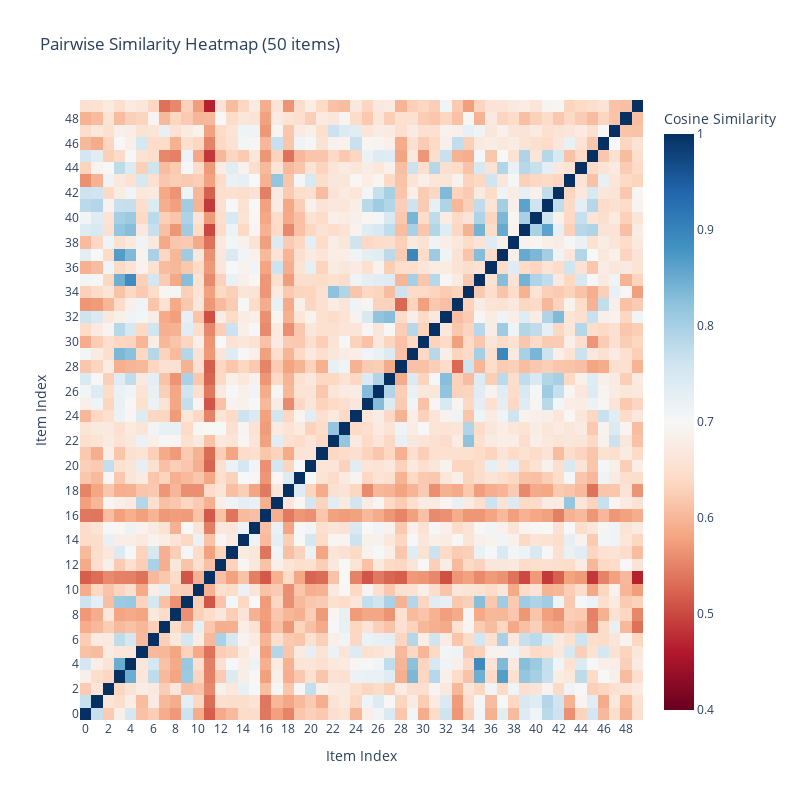

The notebook cell this image was saved under:
### Code cell
# Visualize pairwise similarities as a heatmap
# This shows which items are similar to each other
# Darker red = more similar, darker blue = less similar

sim_matrix = visualize_similarity_heatmap(
    emb, 
    indices=None,  # Uses first 50 items by default
    labels=true_labels,
    max_items=50
)

### Figure 1 — Plotly figure (JSON) as saved in the notebook; plotly's stock layout.template omitted (floating-point values rounded to 4 significant figures; data arrays with more than 128 entries replaced by an {"elided": "..."} marker saying what was removed)
{"data": [{"colorbar": {"title": {"text": "Cosine Similarity"}}, "colorscale": [[0, "rgb(103,0,31)"], [0.1, "rgb(178,24,43)"], [0.2, "rgb(214,96,77)"], [0.3, "rgb(244,165,130)"], [0.4, "rgb(253,219,199)"], [0.5, "rgb(247,247,247)"], [0.6, "rgb(209,229,240)"], [0.7, "rgb(146,197,222)"], [0.8, "rgb(67,147,195)"], [0.9, "rgb(33,102,172)"], [1, "rgb(5,48,97)"]], "type": "heatmap", "x": ["0", "1", "2", "3", "4", "5", "6", "7", "8", "9", "10", "11", "12", "13", "14", "15", "16", "17", "18", "19", "20", "21", "22", "23", "24", "25", "26", "27", "28", "29", "30", "31", "32", "33", "34", "35", "36", "37", "38", "39", "40", "41", "42", "43", "44", "45", "46", "47", "48", "49"], "y": ["0", "1", "2", "3", "4", "5", "6", "7", "8", "9", "10", "11", "12", "13", "14", "15", "16", "17", "18", "19", "20", "21", "22", "23", "24", "25", "26", "27", "28", "29", "30", "31", "32", "33", "34", "35", "36", "37", "38", "39", "40", "41", "42", "43", "44", "45", "46", "47", "48", "49"], "z": {"elided": "50x50 float values"}, "zmid": 0.7}], "layout": {"height": 800, "title": {"text": "Pairwise Similarity Heatmap (50 items)"}, "width": 800, "xaxis": {"title": {"text": "Item Index"}}, "yaxis": {"title": {"text": "Item Index"}}}}
